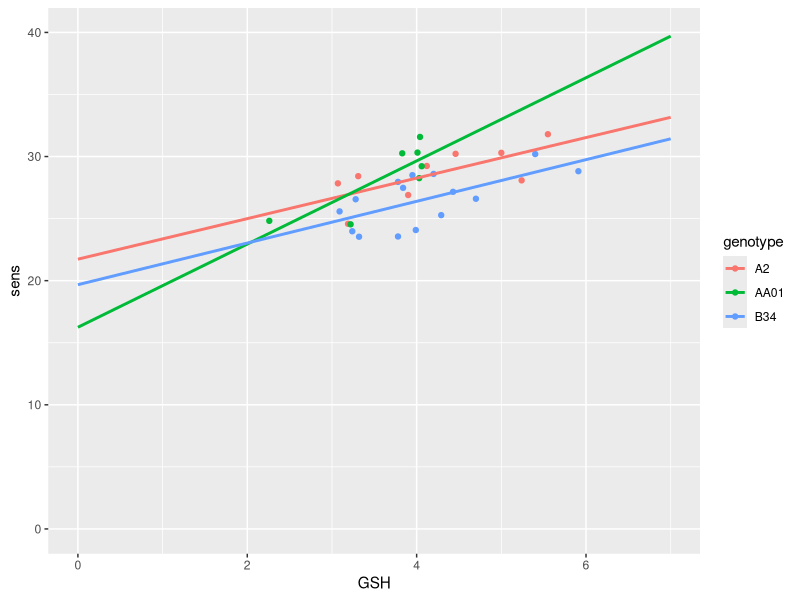

Here is the R script that generated this plot:
library(tidyverse)
#data input
response <- read.table("response.txt", skip = 6, header = TRUE)

# summarising
response %>% 
  group_by(genotype) %>% 
  summarise(m = mean(sens),
            sd = sd(sens),
            n = length(sens),
            se = sd/sqrt(n),
            median = median(sens))

# filter our rows
responseA2 <- response %>% 
  filter(genotype == "A2")

# select columns
response %>% 
  select(sens, genotype)


str(response)
ggplot(data = response,
       aes(x = GSH, y = sens, col = genotype)) +
  geom_point() +
  xlim(0, 7) +
  ylim(0, 40) +
  geom_smooth(method = "lm", se =FALSE, fullrange = TRUE)

mod <- lm(data = response, sens ~ GSH * genotype)
summary(mod)
anova(mod)

anova(mod)

mod_2  <- update(mod, .~. -GSH:genotype)

summary(mod_2)
anova(mod_2)
